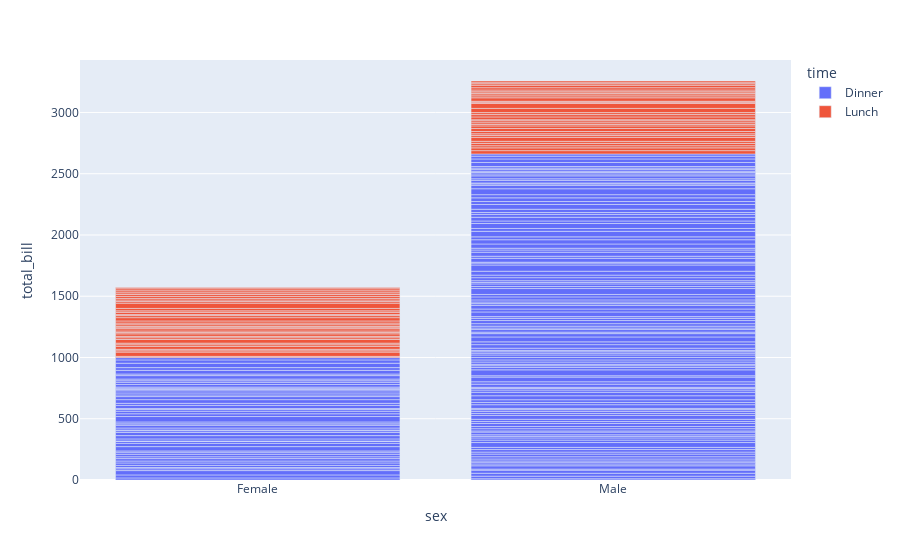

The notebook cell saved with this chart:
### Markdown cell above
### plotly

### Code cell
import plotly.express as px
df = px.data.tips()
fig = px.bar(df, x="sex", y="total_bill", color='time')
fig.show()

### Figure 1 — Plotly figure (JSON) as saved in the notebook; plotly's stock layout.template omitted (floating-point values rounded to 4 significant figures; data arrays with more than 128 entries replaced by an {"elided": "..."} marker saying what was removed)
{"data": [{"alignmentgroup": "True", "hovertemplate": "time=Dinner<br>sex=%{x}<br>total_bill=%{y}<extra></extra>", "legendgroup": "Dinner", "marker": {"color": "#636efa", "pattern": {"shape": ""}}, "name": "Dinner", "offsetgroup": "Dinner", "orientation": "v", "showlegend": true, "textposition": "auto", "type": "bar", "x": {"elided": "176 str values"}, "xaxis": "x", "y": {"elided": "176 float values"}, "yaxis": "y"}, {"alignmentgroup": "True", "hovertemplate": "time=Lunch<br>sex=%{x}<br>total_bill=%{y}<extra></extra>", "legendgroup": "Lunch", "marker": {"color": "#EF553B", "pattern": {"shape": ""}}, "name": "Lunch", "offsetgroup": "Lunch", "orientation": "v", "showlegend": true, "textposition": "auto", "type": "bar", "x": ["Male", "Male", "Male", "Male", "Male", "Female", "Male", "Male", "Female", "Male", "Male", "Male", "Male", "Female", "Female", "Female", "Male", "Female", "Male", "Male", "Female", "Female", "Male", "Female", "Female", "Male", "Male", "Female", "Female", "Female", "Female", "Female", "Female", "Female", "Male", "Female", "Female", "Male", "Male", "Female", "Female", "Female", "Female", "Female", "Male", "Male", "Female", "Male", "Male", "Male", "Male", "Male", "Female", "Female", "Male", "Male", "Female", "Female", "Female", "Male", "Female", "Male", "Female", "Male", "Female", "Male", "Female", "Female"], "xaxis": "x", "y": [27.2, 22.76, 17.29, 19.44, 16.66, 10.07, 32.68, 15.98, 34.83, 13.03, 18.28, 24.71, 21.16, 10.65, 12.43, 24.08, 11.69, 13.42, 14.26, 15.95, 12.48, 29.8, 8.52, 14.52, 11.38, 22.82, 19.08, 20.27, 11.17, 12.26, 18.26, 8.51, 10.33, 14.15, 16, 13.16, 17.47, 34.3, 41.19, 27.05, 16.43, 8.35, 18.64, 11.87, 9.78, 7.51, 19.81, 28.44, 15.48, 16.58, 7.56, 10.34, 43.11, 13, 13.51, 18.71, 12.74, 13, 16.4, 20.53, 16.47, 12.16, 13.42, 8.58, 15.98, 13.42, 16.27, 10.09], "yaxis": "y"}], "layout": {"barmode": "relative", "legend": {"title": {"text": "time"}, "tracegroupgap": 0}, "margin": {"t": 60}, "xaxis": {"anchor": "y", "domain": [0, 1], "title": {"text": "sex"}}, "yaxis": {"anchor": "x", "domain": [0, 1], "title": {"text": "total_bill"}}}}
